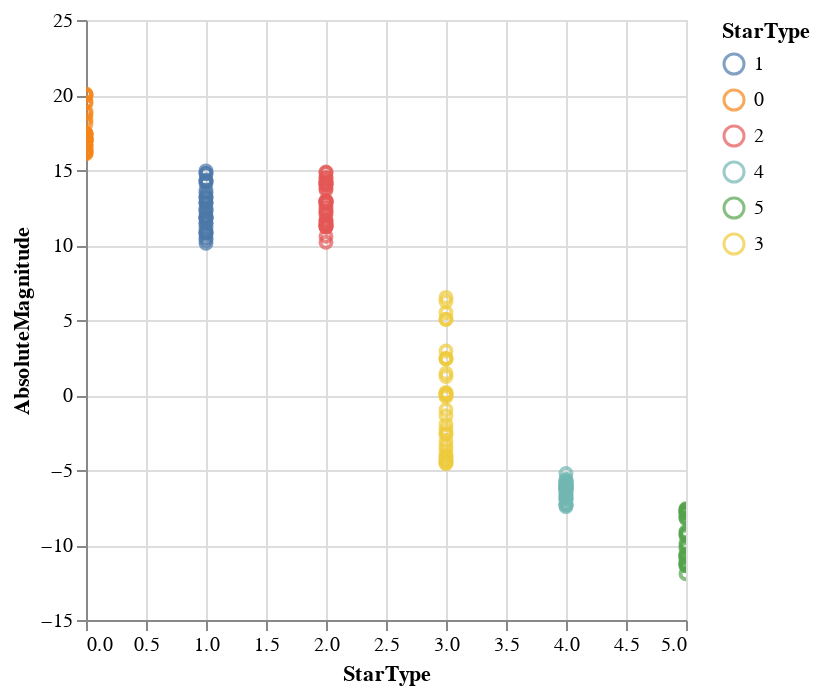

The notebook cell this image was saved under:
### Code cell
DeepnoteChart(data, """{"mark":{"clip":true,"type":"point","tooltip":true},"config":{"legend":{}},"$schema":"https://vega.github.io/schema/vega-lite/v5.json","encoding":{"x":{"sort":null,"type":"quantitative","field":"StarType","scale":{"type":"linear","zero":false}},"y":{"sort":null,"type":"quantitative","field":"AbsoluteMagnitude","scale":{"type":"linear","zero":false}},"color":{"sort":null,"type":"nominal","field":"StarType","scale":{"scheme":"tableau10"}}}}""")

### Figure 1 — Vega-Lite specification as saved in the notebook (floating-point values rounded to 4 significant figures; data arrays with more than 128 entries replaced by an {"elided": "..."} marker saying what was removed)
{"mark": {"clip": true, "type": "point", "tooltip": true}, "config": {"legend": {}}, "$schema": "https://vega.github.io/schema/vega-lite/v5.json", "encoding": {"x": {"sort": null, "type": "quantitative", "field": "StarType", "scale": {"type": "linear", "zero": false}}, "y": {"sort": null, "type": "quantitative", "field": "AbsoluteMagnitude", "scale": {"type": "linear", "zero": false}}, "color": {"sort": null, "type": "nominal", "field": "StarType", "scale": {"scheme": "tableau10"}}}, "data": {"values": {"elided": "192 records"}}}
